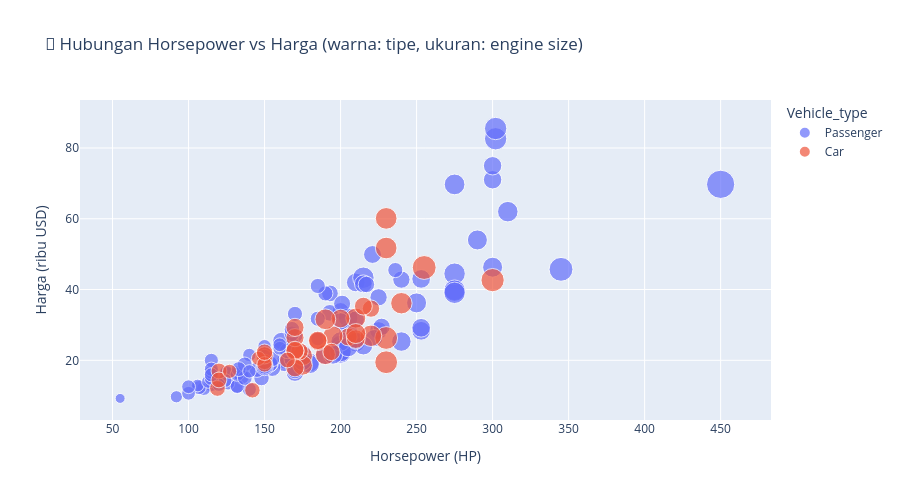

Source (notebook cell):
### Markdown cell above
### 6f. Scatter Horsepower vs Harga

### Code cell
fig = px.scatter(
    df, x='Horsepower', y='Price_in_thousands',
    color='Vehicle_type', size='Engine_size',
    hover_data=['Manufacturer', 'Model'],
    title='💪 Hubungan Horsepower vs Harga (warna: tipe, ukuran: engine size)'
)
fig.update_layout(height=500, xaxis_title='Horsepower (HP)', yaxis_title='Harga (ribu USD)')
fig.show()

### Figure 1 — Plotly figure (JSON) as saved in the notebook; plotly's stock layout.template omitted (floating-point values rounded to 4 significant figures; data arrays with more than 128 entries replaced by an {"elided": "..."} marker saying what was removed)
{"data": [{"customdata": {"elided": "115x2 str values"}, "hovertemplate": "Vehicle_type=Passenger<br>Horsepower=%{x}<br>Price_in_thousands=%{y}<br>Engine_size=%{marker.size}<br>Manufacturer=%{customdata[0]}<br>Model=%{customdata[1]}<extra></extra>", "legendgroup": "Passenger", "marker": {"color": "#636efa", "size": [1.8, 3.2, 3.5, 1.8, 2.8, 4.2, 2.5, 2.8, 2.8, 3.1, 3.8, 3.8, 3.8, 4.6, 4.6, 4.6, 3.0, 2.2, 3.1, 3.1, 3.4, 3.8, 5.7, 1.8, 1.0, 3.4, 2.5, 2.5, 2.7, 2.0, 3.5, 3.5, 2.0, 2.5, 2.5, 2.7, 8.0, 2.0, 3.8, 2.5, 3.0, 2.0, 4.6, 1.6, 2.3, 1.5, 2.0, 2.4, 3.0, 3.0, 3.0, 3.0, 4.0, 4.0, 4.6, 4.6, 1.8, 2.4, 2.4, 3.5, 3.0, 2.0, 2.0, 3.0, 4.6, 2.3, 3.2, 4.3, 5.0, 2.3, 2.3, 3.2, 5.0, 1.8, 2.4, 3.0, 3.1, 3.5, 2.4, 4.0, 2.0, 2.0, 3.5, 2.4, 3.4, 3.8, 3.8, 3.8, 2.7, 3.4, 3.4, 2.3, 2.0, 1.9, 1.9, 1.9, 2.2, 2.2, 2.5, 1.8, 2.2, 3.0, 1.8, 2.0, 2.0, 1.8, 2.0, 2.0, 2.0, 1.9, 1.9, 2.4, 2.4, 2.3, 2.9], "sizemode": "area", "sizeref": 0.02, "symbol": "circle"}, "mode": "markers", "name": "Passenger", "orientation": "v", "showlegend": true, "type": "scatter", "x": [140.0, 225.0, 210.0, 150.0, 200.0, 310.0, 170.0, 193.0, 193.0, 175.0, 240.0, 205.0, 205.0, 275.0, 275.0, 275.0, 200.0, 115.0, 170.0, 175.0, 180.0, 200.0, 345.0, 120.0, 55.0, 180.0, 163.0, 168.0, 200.0, 132.0, 253.0, 253.0, 132.0, 163.0, 168.0, 202.0, 450.0, 110.0, 190.0, 170.0, 155.0, 107.0, 200.0, 106.0, 135.0, 92.0, 140.0, 148.0, 227.0, 240.0, 210.0, 225.0, 300.0, 290.0, 275.0, 215.0, 113.0, 154.0, 145.0, 210.0, 161.0, 125.0, 125.0, 153.0, 200.0, 185.0, 221.0, 275.0, 302.0, 190.0, 185.0, 215.0, 302.0, 126.0, 155.0, 222.0, 150.0, 215.0, 150.0, 250.0, 132.0, 132.0, 253.0, 150.0, 175.0, 200.0, 195.0, 205.0, 217.0, 300.0, 300.0, 170.0, 185.0, 100.0, 100.0, 124.0, 137.0, 137.0, 165.0, 120.0, 133.0, 210.0, 140.0, 115.0, 115.0, 150.0, 115.0, 115.0, 115.0, 160.0, 160.0, 168.0, 168.0, 236.0, 201.0], "xaxis": "x", "y": [21.5, 28.4, 42.0, 23.99, 33.95, 62.0, 26.99, 33.4, 38.9, 21.98, 25.3, 31.96, 27.89, 39.9, 44.48, 39.66, 31.01, 13.26, 16.54, 18.89, 19.39, 24.34, 45.7, 13.96, 9.235, 18.89, 19.84, 24.5, 22.25, 16.48, 28.34, 29.18, 12.64, 19.05, 20.23, 22.5, 69.72, 12.07, 21.56, 17.04, 17.89, 12.31, 22.2, 12.88, 15.35, 9.699, 11.8, 15.0, 29.46, 42.8, 31.5, 37.8, 46.3, 54.01, 39.08, 43.33, 13.99, 19.05, 17.36, 25.0, 25.45, 16.24, 16.54, 19.04, 22.61, 31.75, 49.9, 69.7, 82.6, 38.9, 41.0, 41.6, 85.5, 13.5, 20.39, 26.25, 18.14, 24.15, 18.27, 36.23, 12.64, 16.08, 43.0, 21.61, 19.72, 25.31, 21.66, 23.75, 41.43, 71.02, 74.97, 33.12, 26.1, 10.69, 12.54, 14.29, 18.84, 15.01, 22.7, 13.11, 17.52, 25.55, 16.88, 14.9, 16.7, 21.2, 19.99, 17.5, 15.9, 23.4, 24.4, 27.5, 28.8, 45.5, 36.0], "yaxis": "y"}, {"customdata": [["Cadillac", "Escalade"], ["Dodge", "Ram Pickup"], ["Dodge", "Ram Wagon"], ["Dodge", "Ram Van"], ["Dodge", "Dakota"], ["Dodge", "Durango"], ["Dodge", "Caravan"], ["Ford", "Explorer"], ["Ford", "Windstar"], ["Ford", "Expedition"], ["Ford", "Ranger"], ["Ford", "F-Series"], ["Honda", "CR-V"], ["Honda", "Passport"], ["Honda", "Odyssey"], ["Jeep", "Wrangler"], ["Jeep", "Cherokee"], ["Jeep", "Grand Cherokee"], ["Lexus", "LX470"], ["Lexus", "RX300"], ["Lincoln", "Navigator"], ["Mitsubishi", "Montero"], ["Mitsubishi", "Montero Sport"], ["Mercury", "Mountaineer"], ["Mercury", "Villager"], ["Mercedes-B", "M-Class"], ["Nissan", "Quest"], ["Nissan", "Pathfinder"], ["Nissan", "Xterra"], ["Nissan", "Frontier"], ["Oldsmobile", "Bravada"], ["Oldsmobile", "Silhouette"], ["Plymouth", "Voyager"], ["Pontiac", "Montana"], ["Subaru", "Forester"], ["Toyota", "Tacoma"], ["Toyota", "Sienna"], ["Toyota", "RAV4"], ["Toyota", "4Runner"], ["Toyota", "Land Cruiser"]], "hovertemplate": "Vehicle_type=Car<br>Horsepower=%{x}<br>Price_in_thousands=%{y}<br>Engine_size=%{marker.size}<br>Manufacturer=%{customdata[0]}<br>Model=%{customdata[1]}<extra></extra>", "legendgroup": "Car", "marker": {"color": "#EF553B", "size": [5.7, 5.2, 3.9, 3.9, 2.5, 5.2, 2.4, 4.0, 3.0, 4.6, 2.5, 4.6, 2.0, 3.2, 3.5, 2.5, 4.0, 4.0, 4.7, 3.0, 5.4, 3.5, 3.0, 4.0, 3.3, 3.2, 3.3, 3.3, 3.3, 3.3, 4.3, 3.4, 2.4, 3.4, 2.5, 2.4, 3.0, 2.0, 2.7, 4.7], "sizemode": "area", "sizeref": 0.02, "symbol": "circle"}, "mode": "markers", "name": "Car", "orientation": "v", "showlegend": true, "type": "scatter", "x": [255.0, 230.0, 175.0, 175.0, 120.0, 230.0, 150.0, 210.0, 150.0, 240.0, 119.0, 220.0, 146.0, 205.0, 210.0, 120.0, 190.0, 195.0, 230.0, 220.0, 300.0, 200.0, 173.0, 210.0, 170.0, 215.0, 170.0, 170.0, 170.0, 170.0, 190.0, 185.0, 150.0, 185.0, 165.0, 142.0, 194.0, 127.0, 150.0, 230.0], "xaxis": "x", "y": [46.23, 19.46, 21.32, 18.57, 16.98, 26.31, 19.57, 31.93, 21.41, 36.13, 12.05, 26.93, 20.55, 26.6, 26.0, 14.46, 21.62, 26.89, 60.1, 34.6, 42.66, 31.81, 22.53, 27.56, 22.51, 35.3, 26.4, 29.3, 22.8, 17.89, 31.6, 25.34, 18.85, 25.64, 20.09, 11.53, 22.37, 16.89, 22.29, 51.73], "yaxis": "y"}], "layout": {"height": 500, "legend": {"itemsizing": "constant", "title": {"text": "Vehicle_type"}, "tracegroupgap": 0}, "title": {"text": "💪 Hubungan Horsepower vs Harga (warna: tipe, ukuran: engine size)"}, "xaxis": {"anchor": "y", "domain": [0.0, 1.0], "title": {"text": "Horsepower (HP)"}}, "yaxis": {"anchor": "x", "domain": [0.0, 1.0], "title": {"text": "Harga (ribu USD)"}}}}
